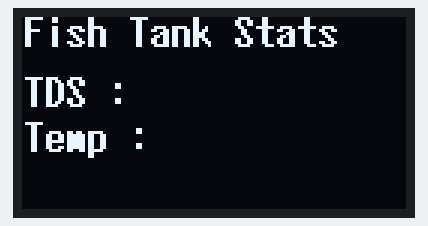
The sketch below on a simulated ESP8266 (NodeMCU). Shown: 128×64 one-colour display. WiFi joins after 1.5 s; servers stay silent unless stated; what the sketch prints to the serial monitor is not drawn.

Above: at 2.1 s.

The sketch:

IotProjScreen.ino
```cpp
#define BLYNK_TEMPLATE_ID "TMPL2VoaZyRQH"
#define BLYNK_TEMPLATE_NAME "Send Temp"
#define BLYNK_AUTH_TOKEN "kfacFP3iRYNk0lka4Dydw7322j-Ttsmt"//for blynk
/*
Iot Final Project
Author - Max Hoffman
Finished on : 12/5/2023
*/
//code for esp8266 with screen, reads in data from dweet and sends blynk alerts if necessary
//these links helped me understand how to use Blynk to send notificaitons to my phone
//I also followed the youtube video on how to make code interact with blynk
//Lots of incorrect info on the internet now that there is blynk 2.0 opposed to 1.0, that took a little bit to figure out
//https://github.com/Tech-Trends-Shameer/Esp-8266-Projects/blob/main/Theft-Alert-Notification-Using-Blynk-IOT/theft-alert-notification-using-blynk-iot-and-esp8266.ino
//https://www.youtube.com/watch?v=129WpAtF99s
//https://community.blynk.cc/t/ota-and-blynk-begin/45562


//I also used code from the amazon site where I bought the esp8266 with screen for the u8g2 library which is for the screen
//I had originally planned to display a graph on the screen but I could not figure out the library and wanted to get something working for the project
//In the future Id like to display the temp as a graph
//https://www.amazon.com/Development-Wireless-Micropython-Programming-Soldered/dp/B0BVM3H46B/ref=sr_1_8?crid=260P7E6FXOJFE&keywords=arduino+with+screen+nodemcu&qid=1701830139&sprefix=arduino+with+screen+nodemcu%2Caps%2C219&sr=8-8
#include <Arduino.h>
#include <Wire.h>
#include <U8g2lib.h>//screen library
#include <ESP8266WiFi.h>
#include <ESP8266HTTPClient.h>
#include <Arduino_JSON.h>
#include <BlynkSimpleEsp8266.h>
const char* auth = "kfacFP3iRYNk0lka4Dydw7322j-Ttsmt";

//wifi name and password
const char* ssid = "yourNetworkName";
const char* password = "yourNetworkPassword";


//based off of the code I got the arduino from on amazon for the screen
U8G2_SSD1306_128X64_NONAME_F_SW_I2C
u8g2(U8G2_R0, 14, 12, U8X8_PIN_NONE);

BlynkTimer timer;

void readData() {  //our main code is put in readData() since we are using Blynk for notifications which requires loop() to be clear
  //code that prints out the dweeted vals to the screen, also ine
  WiFiClient client;
  HTTPClient clientHTTP;


  String getDweet = "http://dweet.io/get/latest/dweet/for/projIOTHof23";
  clientHTTP.begin(client, getDweet.c_str());
  clientHTTP.addHeader("Content-Type", "application/x-www-form-urlencoded");
  clientHTTP.GET();
  String testVal = clientHTTP.getString();
  //Serial.println(testVal);
  String tds1;

  JSONVar jsonVer = JSON.parse(testVal);  //get our json string and then assign variables for each read in value in the json string

  //ok this is a really bad way of doing it but I could not figure out how to grab the variables from the json string even with the notes and example that we did in class
  //so for now this is how I grab the TDS variable and temp variable, I will change this later to make the code way more efficient
  for (int i = 0; i < testVal.length(); i++) {
    if (testVal[i] == 'T') {
      if (testVal[i + 1] == 'D') {
        if (testVal[i + 2] == 'S') {

          //get last bit of string
          for (int j = i + 5; j < testVal.length(); j++) {
            tds1.concat(testVal[j]);
          }
          break;
        }
      }
    }
  }
  String tds;
  for (int k = 0; k < tds1.length(); k++) {
    if (tds1[k] != '}') {
      tds.concat(tds1[k]);
    } else {
      break;
    }
  }
  clientHTTP.end();
  String tempJSON;
  for (int i = 0; i < testVal.length(); i++) {
    if (testVal[i] == 'W') {
      if (testVal[i + 1] == 'a') {
        if (testVal[i + 2] == 't') {
          if (testVal[i + 3] == 'e') {
            if (testVal[i + 4] == 'r') {
              if (testVal[i + 5] == 'T') {
                if (testVal[i + 6] == 'e') {
                  if (testVal[i + 7] == 'm') {
                    if (testVal[i + 8] == 'p') {
                      for (int j = i + 9; j < testVal.length(); j++) {
                        tempJSON.concat(testVal[j]);
                      }
                      break;
                    }
                  }
                }
              }
            }
          }
        }
      }
    }
  }
  //Serial.println(tds);
  //Serial.println(tempJSON);
  String temp;
  //get the las bit of the temp json string
  for (int i = 2; i < 7; i++) {
    if (tempJSON[i] != ',') {
      temp.concat(tempJSON[i]);
    } else {
      break;
    }
  }

  //Serial.println(temp);


  String tdsString = "TDS : " + tds;
  String tempString = "Temp : " + temp;


  //draws the info on the screen
  u8g2.clearBuffer();
  u8g2.setFont(u8g2_font_7x14B_tr);
  u8g2.drawStr(1, 10, "Fish Tank Stats");
  u8g2.drawStr(1, 30, tdsString.c_str());

  u8g2.drawStr(1, 45, tempString.c_str());
  u8g2.sendBuffer();


  //now we can do stuff with the info
  double tdsVal = tds.toDouble();
  double tempVal = temp.toDouble();
  Serial.println(tdsVal);
  Serial.println(tempVal);

  double TDSDisplay = 450.00;
  //Blynk Notifications
  if (tdsVal > TDSDisplay) {//for the aquarium I using this on the average is around 300, you just dont want this to build up
  //and really it will only build up if you are not doing water changes and you are just topping off the aquarium as water evaporates.
    //tds is too high, do a water change!
    Blynk.logEvent("tdshigh", String(TDSDisplay) + " The TDS in the tank is: " + tds);

  }
  if (tempVal > 80.00) {
    //send appropriate alert if temp is too high
    Blynk.logEvent("temphigh", "Temperature : " + temp);
  }
  if (tempVal < 60.00) {
    //temp is too low!
    Blynk.logEvent("templow", "Temperature : " + temp);
  }

  delay(2000);
}
void setup() {
  timer.setInterval(1000L, readData);//this means run the timer method every second, learned from the youtube video
  Serial.begin(9600);
  //similar code to the other file except now we are taking in the info instead of sending it out
  WiFi.begin(ssid, password);
  //WiFi.begin(ssid, password);
  Serial.print("Connecting");
  while (WiFi.status() != WL_CONNECTED) {
    delay(500);
    Serial.print(".");
  }

  Serial.print("IP Address is: ");
  Serial.println(WiFi.localIP());

  Blynk.begin(auth, ssid, password);  //set up blynk

  u8g2.begin();
}


void loop() {
  Blynk.run();
  timer.run();  //found out from this forum post to make sure loop() is clean https://docs.blynk.io/en/legacy-platform/legacy-articles/keep-your-void-loop-clean
}
```
